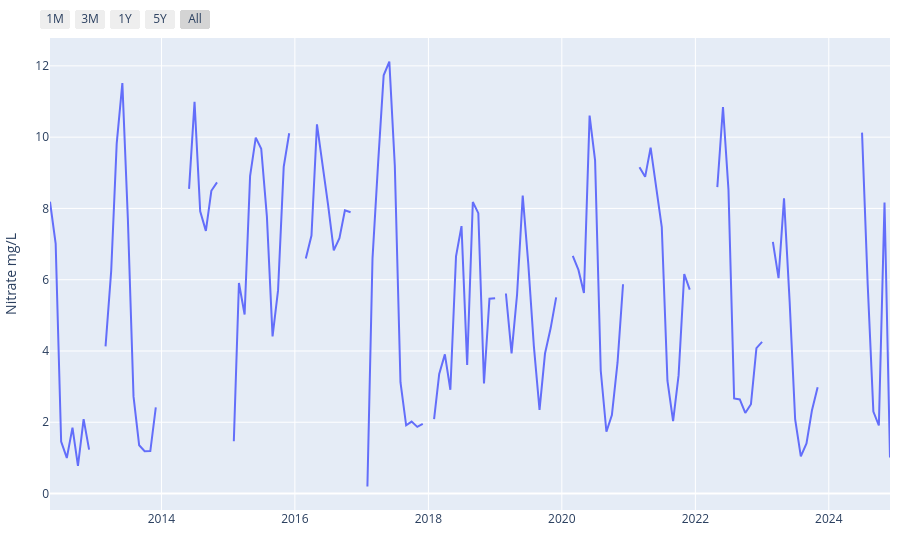

Notebook code cell kept with this figure:
### Markdown cell above
We can instead pass a dataframe directly to the plotter. Let's aggregate the data into 1 month increments indexed by the start of the month (`1MS`) using mean:

### Code cell
agg_df = water.aggregate_by_interval(site_uid=uid, interval="1MS", agg_func="mean")
water.make_site_timeseries_plot(df=agg_df)

### Figure 1 — Plotly figure (JSON) as saved in the notebook; plotly's stock layout.template omitted (floating-point values rounded to 4 significant figures; data arrays with more than 128 entries replaced by an {"elided": "..."} marker saying what was removed)
{"data": [{"hovertemplate": "datetime=%{x}<br>Nitrate mg/L=%{y}<extra></extra>", "legendgroup": "", "line": {"color": "#636efa", "dash": "solid"}, "marker": {"symbol": "circle"}, "mode": "lines", "name": "", "orientation": "v", "showlegend": false, "type": "scatter", "x": {"elided": "152 str values"}, "xaxis": "x", "y": {"elided": "152 float values"}, "yaxis": "y"}], "layout": {"annotations": [{"font": {"color": "#555", "size": 11}, "showarrow": false, "text": "None Daily Avg. Nitrate Concentration", "x": 0.5, "xanchor": "center", "xref": "paper", "y": -0.18, "yref": "paper"}], "legend": {"tracegroupgap": 0}, "margin": {"b": 50, "l": 40, "r": 10, "t": 20}, "xaxis": {"anchor": "y", "domain": [0, 1], "rangeselector": {"buttons": [{"count": 1, "label": "1M", "step": "month", "stepmode": "backward"}, {"count": 3, "label": "3M", "step": "month", "stepmode": "backward"}, {"count": 1, "label": "1Y", "step": "year", "stepmode": "backward"}, {"count": 5, "label": "5Y", "step": "year", "stepmode": "backward"}, {"label": "All", "step": "all"}]}, "title": {}, "type": "date"}, "yaxis": {"anchor": "x", "domain": [0, 1], "fixedrange": true, "title": {"text": "Nitrate mg/L"}}}}
